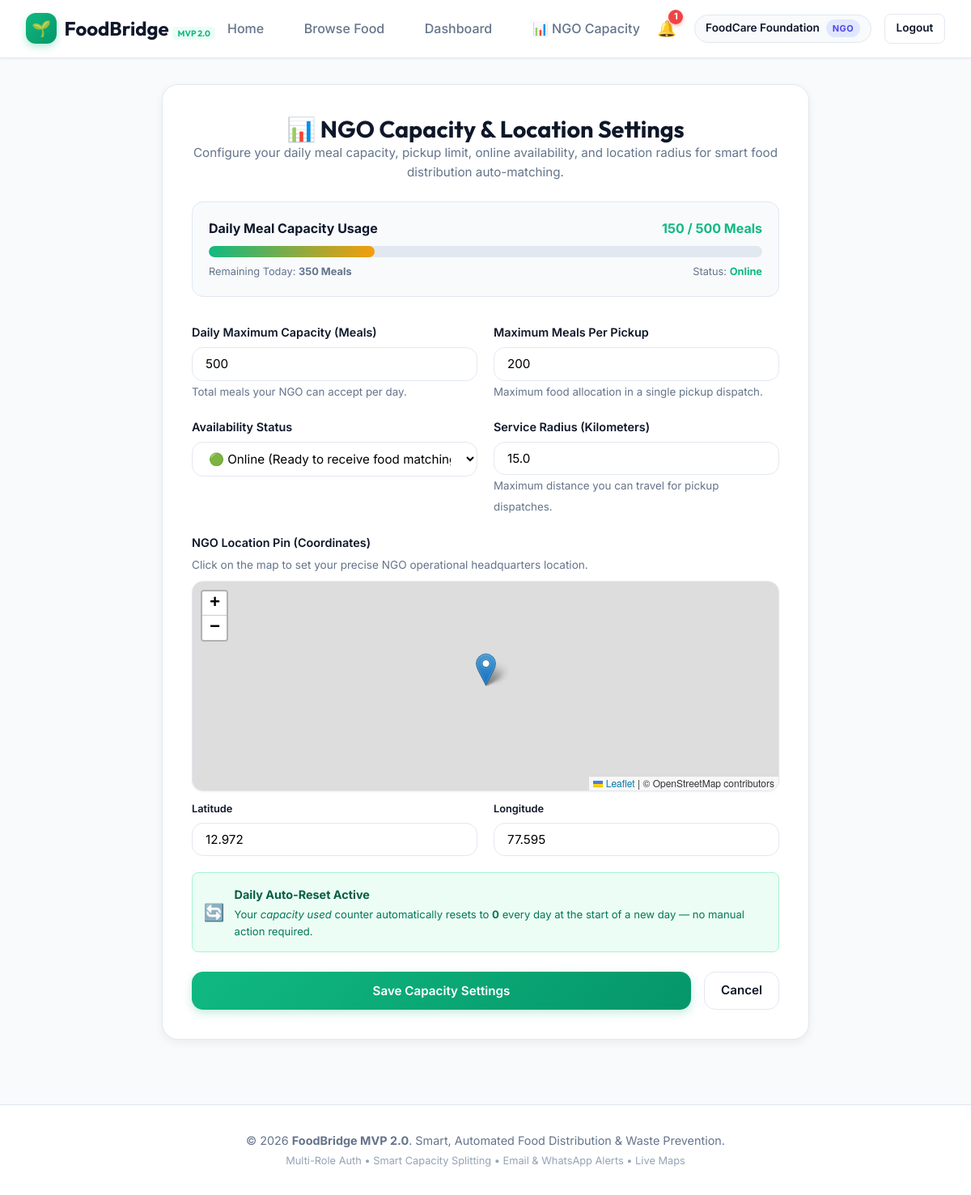
Page /ngo/capacity (signed in) on the earlier database version.
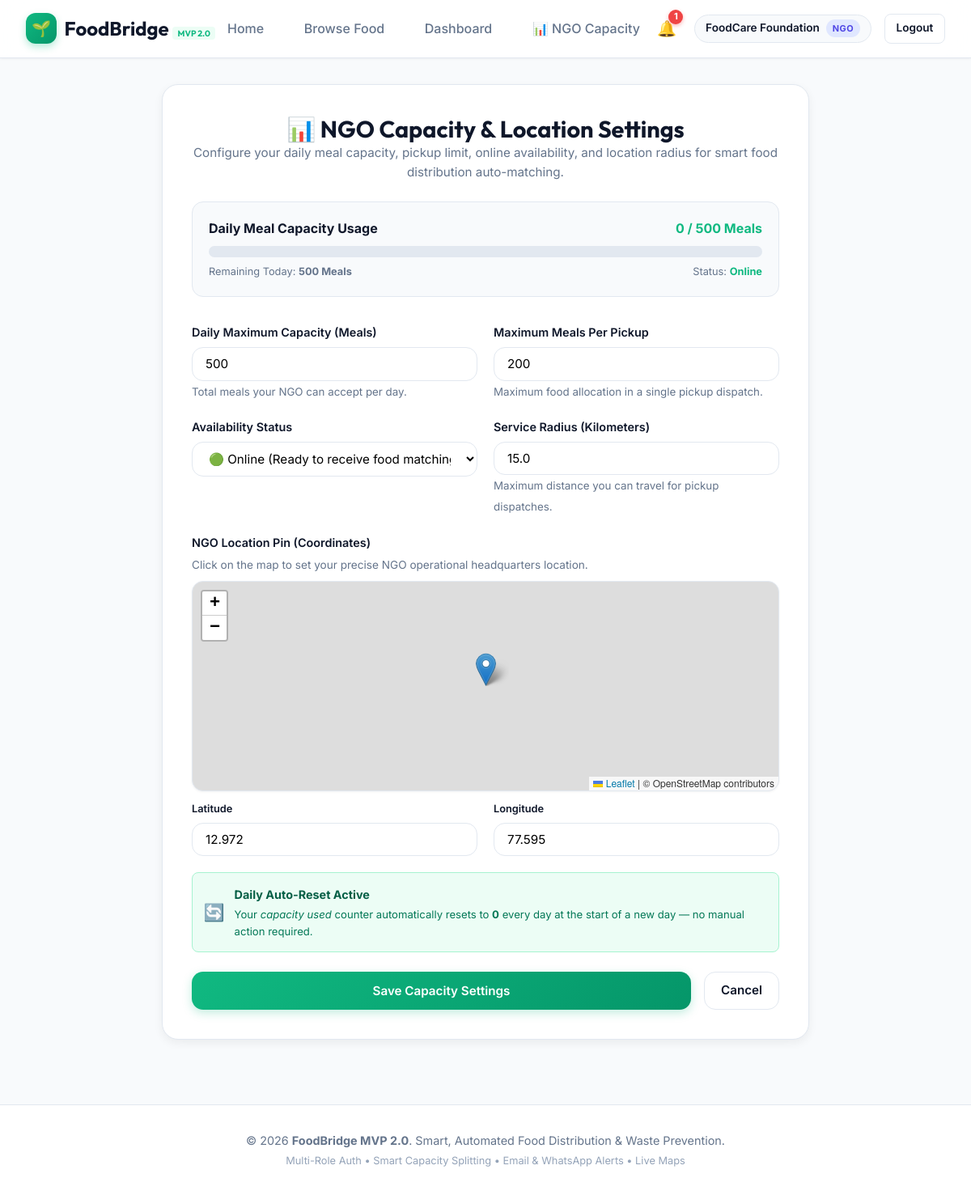
Same page on the later database version.
### tables this page shows
CREATE TABLE users (
    id INTEGER PRIMARY KEY AUTOINCREMENT,
    name TEXT NOT NULL,
    email TEXT UNIQUE NOT NULL,
    password_hash TEXT NOT NULL,
    role TEXT NOT NULL CHECK(role IN ('donor', 'ngo', 'admin')),
    phone TEXT,
    organization TEXT,
    -- NGO Capacity & Location Configuration
    max_meals_per_pickup INTEGER DEFAULT 200,
    daily_capacity INTEGER DEFAULT 500,
    current_capacity_used INTEGER DEFAULT 0,
    capacity_reset_date TEXT DEFAULT '',
    availability TEXT DEFAULT 'Online' CHECK(availability IN ('Online', 'Offline')),
    service_radius_km REAL DEFAULT 10.0,
    latitude REAL DEFAULT 12.9716,
    longitude REAL DEFAULT 77.5946,
    created_at TIMESTAMP DEFAULT CURRENT_TIMESTAMP
);

### app.py (the view, shortened to what this page needs)
@app.route('/ngo/capacity', methods=['GET', 'POST'])
@login_required
@ngo_required
def ngo_capacity():
    db = database.get_db()
    user_id = session['user_id']
    ngo_info = db.execute('SELECT * FROM users WHERE id = ?', (user_id,)).fetchone()
    return render_template('ngo_capacity.html', ngo=ngo_info)

### app.py (called while the page is built)
def login_required(f):
    @wraps(f)
    def decorated_function(*args, **kwargs):
        if 'user_id' not in session:
            flash('Please log in to access this page.', 'warning')
            return redirect(url_for('login', next=request.url))
        return f(*args, **kwargs)
    return decorated_function

def ngo_required(f):
    @wraps(f)
    def decorated_function(*args, **kwargs):
        if session.get('user_role') not in ['ngo', 'admin']:
            flash('This action is restricted to NGOs and Admins.', 'danger')
            return redirect(url_for('donations'))
        return f(*args, **kwargs)
    return decorated_function

### database.py (called while the page is built)
def dict_factory(cursor, row):
    d = {}
    for idx, col in enumerate(cursor.description):
        d[col[0]] = row[idx]
    return d

def get_db():
    db = getattr(g, '_database', None)
    if db is None:
        db = g._database = sqlite3.connect(DATABASE)
        db.row_factory = dict_factory
        db.execute('PRAGMA foreign_keys = ON;')
    return db

def close_connection(exception=None):
    db = getattr(g, '_database', None)
    if db is not None:
        db.close()

### templates/ngo_capacity.html (shortened to what this page needs)
{% extends "base.html" %}
{% block content %}
<div class="form-card" style="max-width: 800px;">
    <div style="margin-bottom: 1.5rem; text-align: center;">
        <h1 style="font-size: 1.8rem; color: var(--text-main);">📊 NGO Capacity & Location Settings</h1>
        <p style="color: var(--text-muted); font-size: 0.95rem;">Configure your daily meal capacity, pickup limit, online availability, and location radius for smart food distribution auto-matching.</p>
    </div>
    <div style="background: var(--bg-main); border: 1px solid var(--border-color); border-radius: var(--radius-md); padding: 1.25rem; margin-bottom: 2rem;">
        <div style="display: flex; justify-content: space-between; align-items: center; margin-bottom: 0.5rem;">
            <strong style="color: var(--text-main);">Daily Meal Capacity Usage</strong>
            <span style="font-weight: 700; color: var(--primary);">
                {{ ngo.current_capacity_used or 0 }} / {{ ngo.daily_capacity or 500 }} Meals
            </span>
        </div>
        <div class="capacity-meter" style="height: 14px;">
            <div class="capacity-fill" style="width: {{ ((ngo.current_capacity_used or 0) / (ngo.daily_capacity or 500) * 100)|round }}%;"></div>
        </div>
        <div style="display: flex; justify-content: space-between; font-size: 0.8rem; color: var(--text-muted); margin-top: 0.5rem;">
            <span>Remaining Today: <strong>{{ (ngo.daily_capacity or 500) - (ngo.current_capacity_used or 0) }} Meals</strong></span>
            <span>Status: <strong style="color: {% if ngo.availability == 'Online' %}var(--primary){% else %}var(--text-muted){% endif %};">{{ ngo.availability }}</strong></span>
        </div>
    </div>
    <form method="POST" action="{{ url_for('ngo_capacity') }}">
        <div class="form-row">
            <div class="form-group">
                <label class="form-label" for="daily_capacity">Daily Maximum Capacity (Meals)</label>
                <input type="number" id="daily_capacity" name="daily_capacity" class="form-control" value="{{ ngo.daily_capacity or 500 }}" required min="10" max="5000">
                <small style="color: var(--text-muted);">Total meals your NGO can accept per day.</small>
            </div>
            <div class="form-group">
                <label class="form-label" for="max_meals_per_pickup">Maximum Meals Per Pickup</label>
                <input type="number" id="max_meals_per_pickup" name="max_meals_per_pickup" class="form-control" value="{{ ngo.max_meals_per_pickup or 200 }}" required min="5" max="1000">
                <small style="color: var(--text-muted);">Maximum food allocation in a single pickup dispatch.</small>
            </div>
        </div>
        <div class="form-row">
            <div class="form-group">
                <label class="form-label" for="availability">Availability Status</label>
                <select id="availability" name="availability" class="form-control">
                    <option value="Online" {% if ngo.availability == 'Online' %}selected{% endif %}>🟢 Online (Ready to receive food matching)</option>
                </select>
            </div>
            <div class="form-group">
                <label class="form-label" for="service_radius_km">Service Radius (Kilometers)</label>
                <input type="number" step="0.5" id="service_radius_km" name="service_radius_km" class="form-control" value="{{ ngo.service_radius_km or 10.0 }}" required min="1" max="100">
                <small style="color: var(--text-muted);">Maximum distance you can travel for pickup dispatches.</small>
            </div>
        </div>
        <div class="form-group">
            <label class="form-label">NGO Location Pin (Coordinates)</label>
            <p style="font-size: 0.85rem; color: var(--text-muted); margin-bottom: 0.5rem;">Click on the map to set your precise NGO operational headquarters location.</p>
            <div id="picker-map" class="picker-map"></div>
            <div class="form-row" style="margin-top: 0.75rem;">
                <div>
                    <label class="form-label" for="latitude" style="font-size: 0.8rem;">Latitude</label>
                    <input type="text" id="latitude" name="latitude" class="form-control" value="{{ ngo.latitude or 12.9716 }}" readonly>
                </div>
                <div>
                    <label class="form-label" for="longitude" style="font-size: 0.8rem;">Longitude</label>
                    <input type="text" id="longitude" name="longitude" class="form-control" value="{{ ngo.longitude or 77.5946 }}" readonly>
                </div>
            </div>
        </div>
        <div style="background: #ecfdf5; border: 1px solid #a7f3d0; border-radius: var(--radius-sm); padding: 0.85rem; margin-bottom: 1.5rem; display: flex; align-items: center; gap: 0.75rem;">
            <span style="font-size: 1.3rem;">🔄</span>
            <div>
                <strong style="color: #065f46; font-size: 0.9rem;">Daily Auto-Reset Active</strong>
                <p style="font-size: 0.82rem; color: #047857; margin-top: 0.1rem;">
                    Your <em>capacity used</em> counter automatically resets to <strong>0</strong> every day at the start of a new day — no manual action required.
                </p>
            </div>
        </div>
        <div style="display: flex; gap: 1rem;">
            <button type="submit" class="btn btn-primary" style="flex: 1;">Save Capacity Settings</button>
            <a href="{{ url_for('dashboard') }}" class="btn btn-secondary">Cancel</a>
        </div>
    </form>
</div>
{% endblock %}

### templates/base.html (shortened to what this page needs)
<!DOCTYPE html>
<html lang="en">
<head>
    <link rel="stylesheet" href="{{ url_for('static', filename='css/style.css') }}">
    <link rel="stylesheet" href="https://unpkg.com/leaflet@1.9.4/dist/leaflet.css" />
</head>
<body>
    <nav class="navbar">
        <a href="{{ url_for('index') }}" class="nav-brand">
            <div class="nav-brand-icon">🌱</div>
            <span>FoodBridge <small style="font-size: 0.65rem; color: var(--primary); background: var(--primary-light); padding: 0.1rem 0.4rem; border-radius: 4px;">MVP 2.0</small></span>
        </a>
        <ul class="nav-menu">
            <li><a href="{{ url_for('index') }}" class="nav-link">Home</a></li>
            <li><a href="{{ url_for('donations') }}" class="nav-link">Browse Food</a></li>
            {% if current_user %}
                <li><a href="{{ url_for('dashboard') }}" class="nav-link">Dashboard</a></li>
                {% if current_user.role == 'ngo' %}
                    <li><a href="{{ url_for('ngo_capacity') }}" class="nav-link">📊 NGO Capacity</a></li>
                {% endif %}
            {% endif %}
        </ul>
        <div class="nav-user">
            {% if current_user %}
                <a href="{{ url_for('notifications_view') }}" class="notif-bell" title="Notifications">
                    🔔
                    {% if unread_notifications_count > 0 %}
                        <span class="notif-badge">{{ unread_notifications_count }}</span>
                    {% endif %}
                </a>
                <div class="user-badge">
                    <span>{{ current_user.name }}</span>
                    <span class="user-role-tag role-{{ current_user.role }}">
                        {{ current_user.role }}
                    </span>
                </div>
                <a href="{{ url_for('logout') }}" class="btn btn-secondary btn-sm">Logout</a>
            {% else %}
                <a href="{{ url_for('login') }}" class="btn btn-secondary btn-sm">Log In</a>
                <a href="{{ url_for('register') }}" class="btn btn-primary btn-sm">Register</a>
            {% endif %}
        </div>
    </nav>
    <main class="container">
        {% block content %}{% endblock %}
    </main>
    <footer class="footer">
        <p>© 2026 <strong>FoodBridge MVP 2.0</strong>. Smart, Automated Food Distribution & Waste Prevention.</p>
        <p style="margin-top: 0.25rem; font-size: 0.8rem; color: var(--text-light);">Multi-Role Auth • Smart Capacity Splitting • Email & WhatsApp Alerts • Live Maps</p>
    </footer>
</body>
</html>

Differences in the rows shown:
changed users "FoodCare Foundation": current_capacity_used "150" → "0"; daily_capacity+current_capacity_used "350" → "500"
